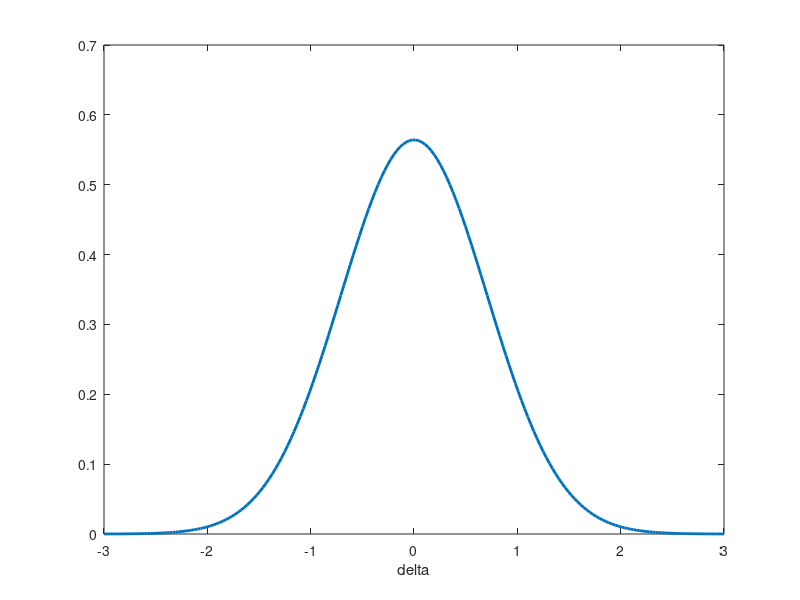

MATLAB code for this plot: (Note: this script raises an error after producing the figure.)
%% Fit a diffusion model using Trinity and JAGS
% Note: this requires the 
% <http://sourceforge.net/projects/jags-wiener/ jags-wiener plugin>.


%% Preamble
% Cleanup first
clear all
p = @sprintf;


%% Load data and make structure
load trinity_wiener
data = struct('N', numel(y), 'c', c, 'y', y);


%% Define some priors
% Use JAGS parameter conventions
alpha = [2 2];  % gamma distribution (shape, rate)
beta  = [5 5];  % beta distribution (successes, failures)
tau   = [3 8];  % gamma distribution (shape, rate)
delta = [0 2];  % Gaussian distribution (mean, precision)


%% Plot the priors
% Make sure to transform to MATLAB parameter conventions
%%
% Boundary separation $\alpha$
figure('windowstyle', 'docked')
xax = linspace( 0.0, 6.0, 200);
plot(xax, gampdf (xax, alpha(1), alpha(2)^-1), 'linewidth', 2)
xlabel alpha
%%
% A-priori bias $\beta$
xax = linspace( 0.0, 1.0, 200);
plot(xax, betapdf(xax, beta(1), beta(2)), 'linewidth', 2)
xlabel beta
%%
% Nondecision time $\tau$
xax = linspace( 0.0, 1.0, 200);
plot(xax, gampdf (xax, tau(1), tau(2)^-1), 'linewidth', 2)
xlabel tau
%%
% Drift rate $\delta$
xax = linspace(-3.0, 3.0, 200);
plot(xax, normpdf(xax, delta(1), delta(2)^-0.5), 'linewidth', 2)
xlabel delta


%% Make all inputs that Trinity needs
% Write the JAGS model into a variable (cell variable)
model = {
    'model { '
    '  for (i in 1:4) { '
  p('    a[i] ~ dgamma(%g, %g)', alpha)
  p('    b[i] ~ dbeta(%g, %g)', beta)
  p('    t[i] ~ dgamma(%g, %g)', tau)
  p('    d[i] ~ dnorm(%g, %g)', delta)
    '  }'
    ''
    '  for (n in 1:N) {'
    '     y[n] ~ dwiener(a[c[n]], t[c[n]], b[c[n]], d[c[n]])'
    '  }'
    '}'
    };

%% 
% List all the parameters of interest (cell variable)
parameters = {'a', 'b', 't', 'd'};

%% 
% Write a function that generates a structure with one random value for
% each _random_ parameter
generator = @()struct(...
        'a', 3 * rand(1, 4) + 0.1          , ...
        'b', rand(1, 4)                    , ...
        't', rand(1, 4) * .9 * min(abs(y)) , ...
        'd', randn(1, 4)                   );

%%    
% Tell Trinity which engine to use
engine = 'jags';


%% Run Trinity with the CALLBAYES() function
tic
[stats, chains, diagnostics, info] = callbayes(engine, ...
    'model'         ,         model , ...
    'data'          ,          data , ...
    'nchains'       ,            4  , ...
    'verbosity'     ,            0  , ...
    'nsamples'      ,          1e3  , ...
    'nburnin'       ,          5e2  , ...
    'parallel'      ,      isunix() , ...
    'modules'       ,    {'wiener'} ,...
    'workingdir'    ,        'wdir' , ...
    'monitorparams' ,    parameters , ...
    'init'          ,     generator );

fprintf('%s took %f seconds!\n', upper(engine), toc)



%% Inspect the results
% First, inspect convergence
if any(codatable(chains, @gelmanrubin) > 1.1)
    grtable(chains, 1.1)
    warning('Some chains were not converged!')
else
    disp('Convergence looks good.')
end

%%
% Now check some basic descriptive statistics averaged over all chains
disp('Descriptive statistics for all chains:')

%%
% Boundary separation $\alpha$
codatable(chains, 'a')

%%
% A-priori bias $\beta$
codatable(chains, 'b')

%%
% Nondecision time $\tau$
codatable(chains, 't')

%%
% Drift rate $\delta$
codatable(chains, 'd')


%% Make some figures
% Smoothed histograms
figure('windowstyle', 'docked')
smhist(chains, 'd');
